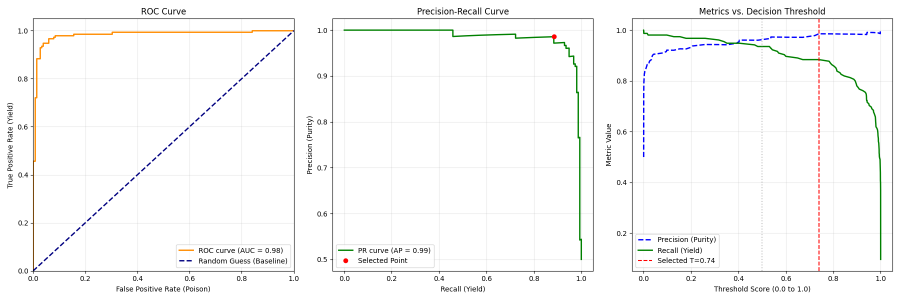
#> input picture model_performance_curves_detailed.png, 1800 x 600 px (shown at 1/2 size)
$ python -i metro_utils.py   (imports and definitions only)
#> lines starting #> are read from the running program, lines starting #| are printed output that depends on the picture; after the words box and inside, x2 and y2 are one past the last pixel; in counts of white or black regions, pixels touching at a corner belong together
import cv2
import numpy as np
import numpy.typing as npt

from more_itertools import pairwise

import matplotlib.pyplot as plt
import skimage
import scipy
import scipy.signal
import skimage.filters


SCALE = 3.90625


def get_inner_outer(img) -> npt.ArrayLike:
    img = cv2.equalizeHist(img)
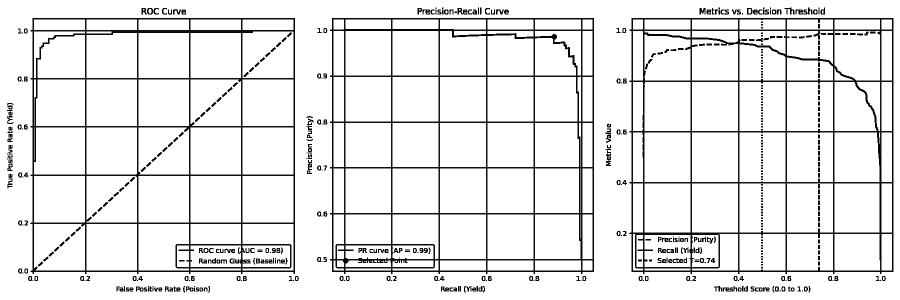
#> img: shape (600, 1800) (shown at 1/2 size); min 0, max 255, mean 232.3
    img = cv2.blur(img, (15, 15))
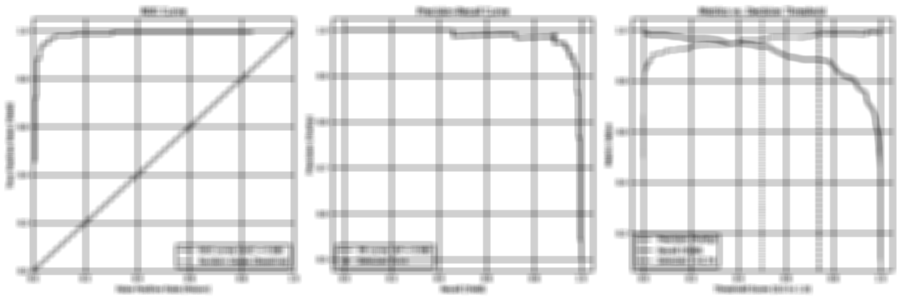
#> img: shape (600, 1800) (shown at 1/2 size); min 96, max 255, mean 232.3
    max_size = 3000

    upper = cv2.adaptiveThreshold(
        img, 255, cv2.ADAPTIVE_THRESH_GAUSSIAN_C, cv2.THRESH_BINARY, 127, 0
    )
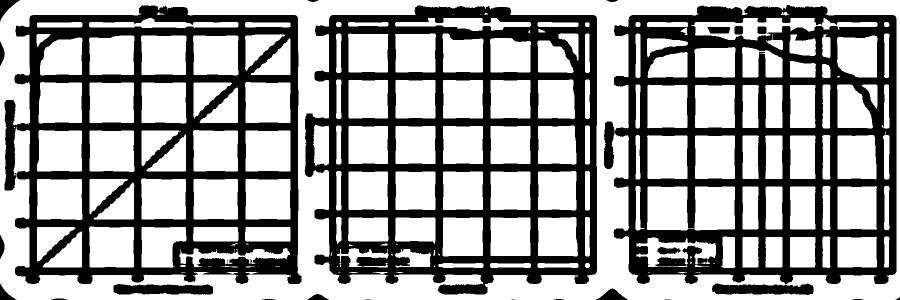
#> upper: shape (600, 1800) (shown at 1/2 size); 62.9% white; 27 black regions (4 under 20 px), largest, box (x1, y1, x2, y2) and area: (1227, 10, 1793, 569) 134890, (609, 11, 1194, 589) 130067, (9, 11, 603, 568) 122481
    upper = skimage.morphology.remove_small_objects(upper > 0, max_size) * np.uint8(255)
#> upper: shape (600, 1800); 54% white; 27 black regions (4 under 20 px), largest, box (x1, y1, x2, y2) and area: (1227, 10, 1793, 569) 177355, (9, 11, 603, 568) 158259, (609, 11, 1194, 589) 147936
    upper = skimage.morphology.remove_small_holes(upper > 0, max_size) * np.uint8(255)
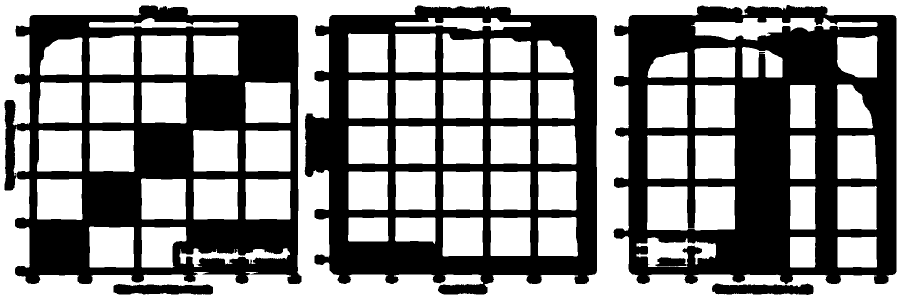
#> upper: shape (600, 1800) (shown at 1/2 size); 54.6% white; 5 black regions, box (x1, y1, x2, y2) and area: (1227, 10, 1793, 569) 177355, (9, 11, 603, 568) 158259, (609, 11, 1194, 589) 147936, (1424, 567, 1627, 590) 3666, (227, 568, 426, 589) 3538

    lower = cv2.adaptiveThreshold(
        img, 255, cv2.ADAPTIVE_THRESH_GAUSSIAN_C, cv2.THRESH_BINARY, 127, -10
    )
#> lower: shape (600, 1800); 40.9% white; 183 white regions (17 under 20 px), largest, box (x1, y1, x2, y2) and area: (35, 0, 1620, 600) 68013, (1229, 0, 1800, 586) 14235, (1675, 72, 1754, 155) 4732
    lower = skimage.morphology.remove_small_objects(lower > 0, max_size) * np.uint8(255)
#> lower: shape (600, 1800); 29.5% white; 63 white regions, largest, box (x1, y1, x2, y2) and area: (35, 0, 1564, 600) 66055, (1229, 0, 1800, 586) 14235, (1675, 72, 1754, 155) 4732
    lower = skimage.morphology.remove_small_holes(lower > 0, max_size) * np.uint8(255)
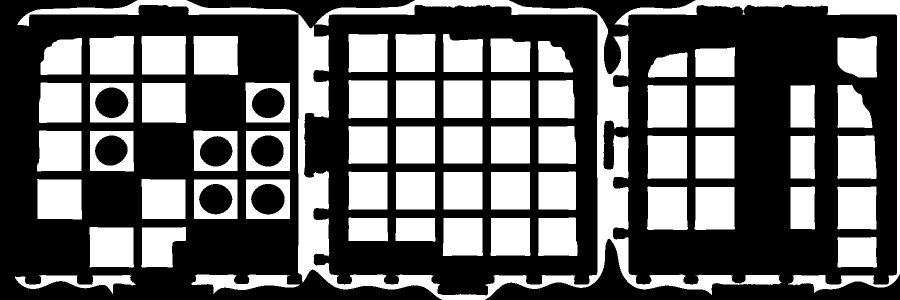
#> lower: shape (600, 1800) (shown at 1/2 size); 39% white; 63 white regions, largest, box (x1, y1, x2, y2) and area: (35, 0, 1564, 600) 74218, (1229, 0, 1800, 586) 16426, (74, 358, 164, 439) 6991

    return lower, upper


def binarize_img_double_thresh(img):
    l, u = get_inner_outer(img)

    n, labeled = cv2.connectedComponents(u)
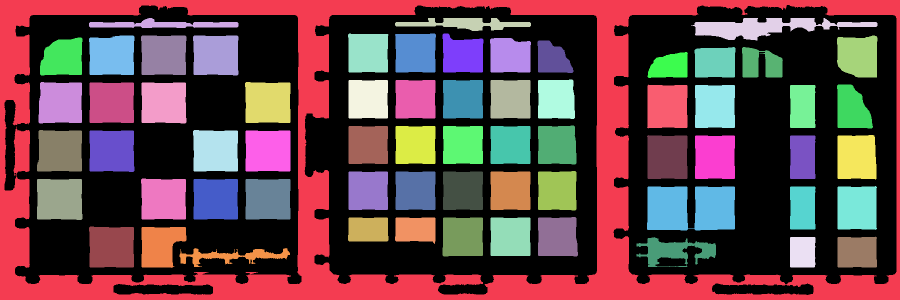
#> labeled: shape (600, 1800) int32 (shown at 1/2 size); 67 distinct labels, from 0 to 66; one colour per label, 0 black
#> n = 67

    out = np.zeros_like(img)
    for i in range(1, n):
        if np.any((labeled == i) & l):
            out[labeled == i] = 255
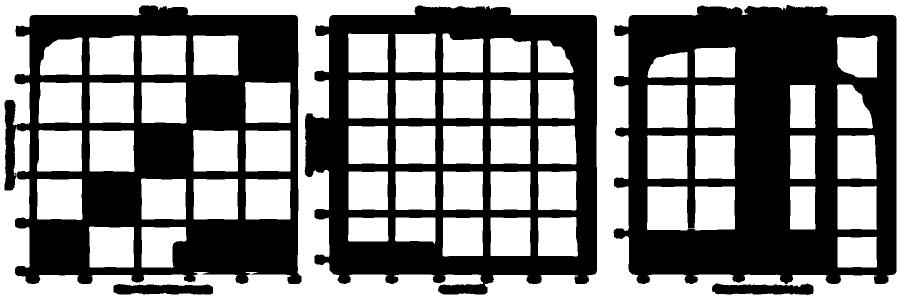
#> out: shape (600, 1800) (shown at 1/2 size); 51.8% white; 5 black regions, box (x1, y1, x2, y2) and area: (1227, 10, 1793, 569) 196509, (9, 11, 603, 568) 164660, (609, 11, 1194, 589) 151717, (1424, 567, 1627, 590) 3666, (227, 568, 426, 589) 3538

    return out


# [59 lines left out: functions binarize_img, binarize_img_adap_hist, binarize_test, get_most_prom_peaks, not called in this run]


def find_intersect_col(img, col):
    """Finds all nonzero indices of a certain column of an image"""
    return np.nonzero(img[:, col])[0]


def find_intersect_row(img, row):
    """Finds all nonzero indices of a certain row of an image"""
    return np.nonzero(img[row, :])[0]


# [125 lines left out: functions find_vert_width_ROI, find_hor_width_ROI, find_gap_ROI, find_parallel_gap_ROI, not called in this run]


def get_mean_diff(l, r):
    """Finds the mean distance between the left and right points"""
    return SCALE * np.mean(np.linalg.norm(r - l, axis=1))


def get_roughness(l, r, dim):
    return SCALE * np.std(r - l, axis=dim)


# [39 lines left out: functions draw_width_ROI, draw_gap_ROI, not called in this run]

>>> import cv2
>>> picture = cv2.imread('../../model_performance_curves_detailed.png', cv2.IMREAD_GRAYSCALE)
>>> result = binarize_img_double_thresh(picture)
